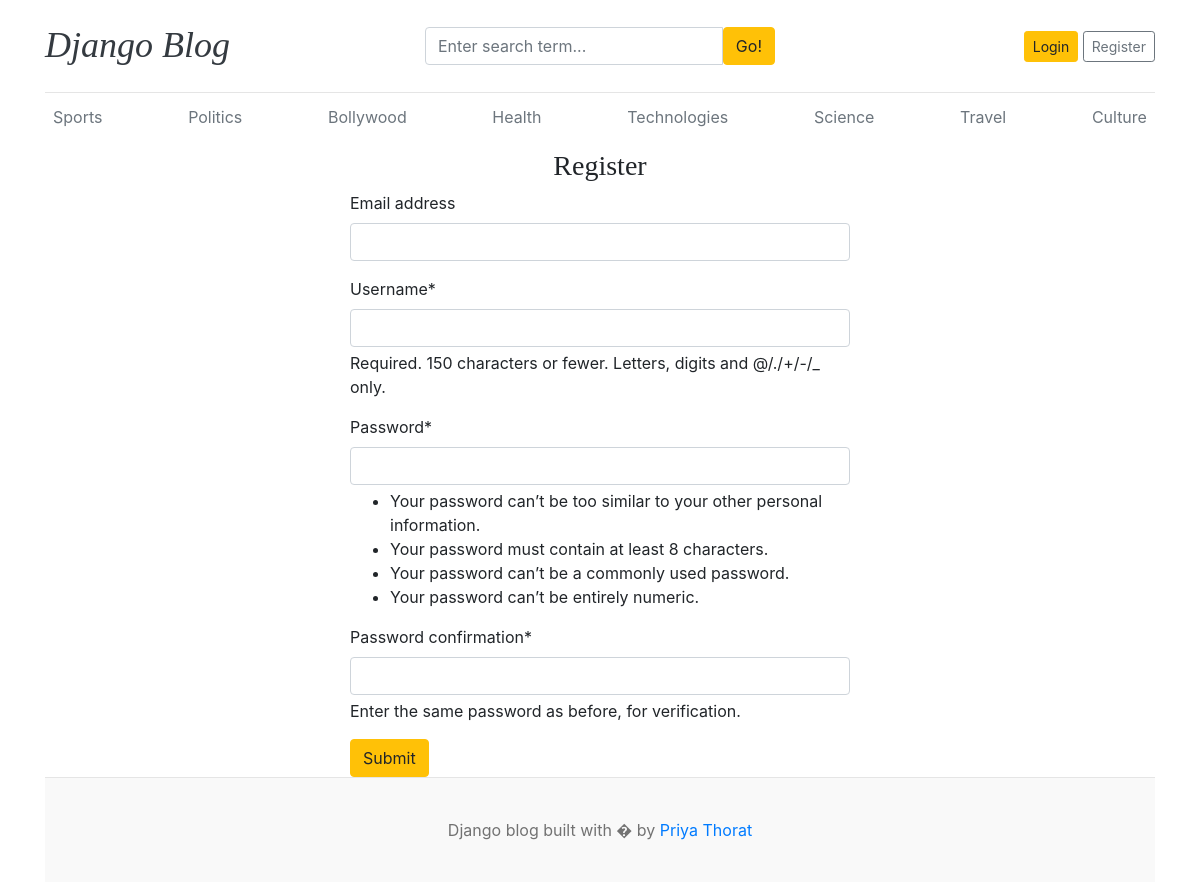
Screenshot of /register/ with the database file from the repository.
### blogs/models.py (models this page shows, shortened)
class Category(models.Model):
    category_name=models.CharField(max_length=50,unique=True)
    created_at=models.DateTimeField(auto_now_add=True)
    updated_at=models.DateTimeField(auto_now=True)
    class Meta:  #its for plural categorys to ==
        verbose_name_plural='categories'

### blog_main/views.py (the view)
# urls.py: path('register/',views.register,name='register'),
def register(request):
    if request.method=="POST":
        form=RegistrationForm(request.POST)
        if form.is_valid():
            form.save()
            return redirect('register')
        else:
            print(form.errors)
    else:
        form=RegistrationForm()
    context={
        'form':form,
    }
    return render(request,"register.html",context)

### blog_main/forms.py
class RegistrationForm(UserCreationForm): # usercreatiinform its responsible for rendering the form
    class Meta:
        model=User
        fields=('email','username','password1','password2')

### blogs/context_processors.py (called while the page is built)
def get_categories(request):
    categories=Category.objects.all()
    return dict(categories=categories)

def get_social_links(request):
    social_links=SocialLink.objects.all()
    return dict(social_links=social_links)

### template/register.html (shortened to what this page needs)
{% extends 'base.html'%}
{%block content%}
{% load crispy_forms_tags %}
<h3 class="text-center">Register</h3>
<form action="{% url 'register' %}" method="POST" style="width: 500px; margin: auto;">
    {{ form | crispy}}
    <button type="submit" class="btn btn-warning">Submit</button>
</form>
{%endblock%}

### template/base.html (shortened to what this page needs)
<!DOCTYPE html>
<html lang="en">
<head>
    <link href="https://getbootstrap.com/docs/4.0/dist/css/bootstrap.min.css" rel="stylesheet">
    <link href="css/blog.css" rel="stylesheet">
    <link rel="stylesheet" href="https://cdnjs.cloudflare.com/ajax/libs/font-awesome/7.0.1/css/all.min.css" />
  </head>
<body>
    <div class="container">
      <header class="blog-header py-3">
        <div class="row flex-nowrap justify-content-between align-items-center">
          <div class="col-4 pt-1">
            <h1 class="font-italic"><a class="blog-header-logo text-dark" href="/">Django Blog</a></h1>
          </div>
          <div class="col-4">
            <form action="{% url 'search'%}" method="GET">
              <div class="input-group">
                        <input class="form-control" type="text" name="keyword" value="{{keyword}}" placeholder="Enter search term..." aria-label="Enter search term..." aria-describedby="button-search" />
                        <button type="submit" class="btn btn-warning" id="button-search" type="button">Go!</button>
                    </div>
            </form>
          </div>
          <div class="col-4 d-flex justify-content-end align-items-center">
            {% if not user.is_authenticated%}
            <a class="btn btn-sm btn-warning" href="{% url 'login' %}">Login</a> &nbsp;
            <a class="btn btn-sm btn-outline-secondary" href="{% url 'register' %}">Register</a>
            {% else %}
            <span><a href=" {% url 'dashboard' %}">Dashboard</a></span>&nbsp;&nbsp;
            <span><a href="{% url 'logout' %}">Logout</a></span>
            {% endif %}
          </div>
        </div>
      </header>
      <div class="nav-scroller py-1 mb-2">
        <nav class="nav d-flex justify-content-between">
          {% for cat in categories%}
          <a class="p-2 text-muted" href="{% url 'posts_by_category' cat.id %}">{{cat.category_name}}</a>
          {%endfor%}
        </nav>
      </div>
{% block content%}
{%endblock%}
   <footer class="blog-footer">
  <p class="text-center">Django blog built with � by <a href="#">Priya Thorat</a></p>
</footer>
</body>
</html>

### blog_main/static/css/blog.css (style rules this page uses)
.blog-header { border-bottom: 1px solid #e5e5e5; }
.blog-header-logo { font-family: "Playfair Display", Georgia, "Times New Roman", serif; font-size: 2.25rem; }
h1, h2, h3, h4, h5, h6 { font-family: "Playfair Display", Georgia, "Times New Roman", serif; }
.blog-footer { padding: 2.5rem 0; color: #727272; text-align: center; background-color: #f9f9f9; border-top: .05rem solid #e5e5e5; }
.blog-footer p:last-child { margin-bottom: 0; }

### rows the page displays
Category: category_name "Sports"
Category: category_name "Politics"
Category: category_name "Bollywood"
Category: category_name "Health"
Category: category_name "Technologies"
Category: category_name "Science"
Category: category_name "Travel"
Category: category_name "Culture"
